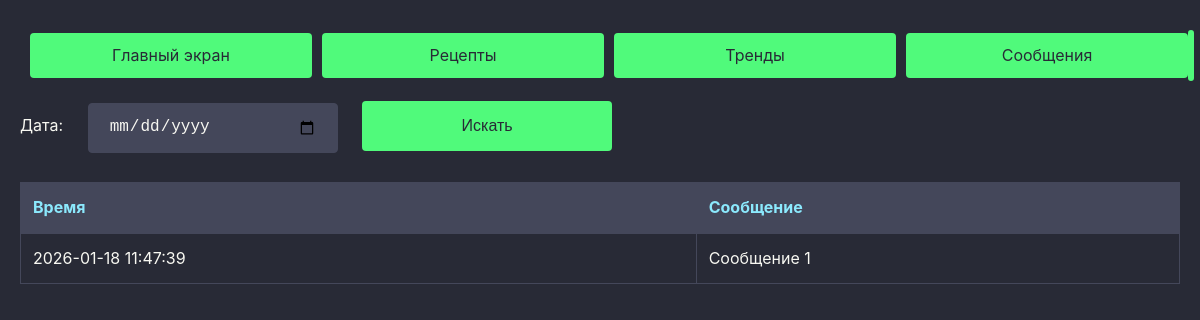
Page /message/ on the earlier database version.
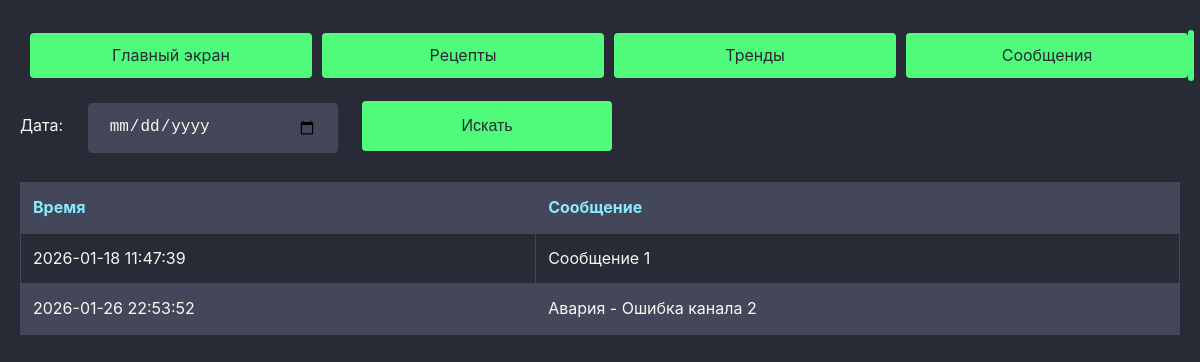
Same page on the later database version.
### vars/models.py (models this page shows, shortened)
class Message(models.Model):
    id_message = models.IntegerField(null=True, blank=True)
    message = models.CharField(max_length=50)
    timestamp = models.DateTimeField()
    class Meta:
        indexes = [
            models.Index(fields=['timestamp'])
        ]
    def __str__(self):
        return f"{self.message} @ {self.timestamp}"

### vars/views.py (the view, shortened to what this page needs)
# urls.py: path('message/', views.message, name='message'),
def message(request):
    date_str = request.GET.get('start_date')
    messages = Message.objects.all()
    context = {
        'messages': messages,
        'selected_date': date_str,
        'has_data': len(messages) > 0  # флаг наличия данных
    }
    print(messages)
    template = loader.get_template('vars/message.html')
    return HttpResponse(template.render(context, request))

### vars/templates/vars/message.html (shortened to what this page needs)
{% extends "base.html" %}
{% load static %}
{% block content %}
<link rel="stylesheet" href="{% static 'vars/css/dracula.css' %}">
<form method="get" action="{% url 'message' %}">
    <label for="start_date">Дата:</label>
    <input type="date" class="btn" name="start_date" value="{{ request.GET.start_date }}">
    <button type="submit" class="input">Искать</button>
</form>
    {% if has_data %}
        <table class="message-table">
        <thead>
            <tr>
            <th>Время</th>
            <th>Сообщение</th>
            </tr>
        </thead>
        <tbody>
            {% for message in messages %}
            <tr>
            <td>{{ message.timestamp|date:"Y-m-d H:i:s" }}</td>
            <td>{{ message.message }}</td>
            </tr>
            {% endfor %}
        </tbody>
        </table>
    {% else %}
        <div class="no-data">
            <p>Нет данный за выбранный период</p>
        </div>
    {% endif %}
{% endblock %}

Differences in the rows shown:
added Message: timestamp "2026-01-26 22:53:52", message "Авария - Ошибка канала 2"
